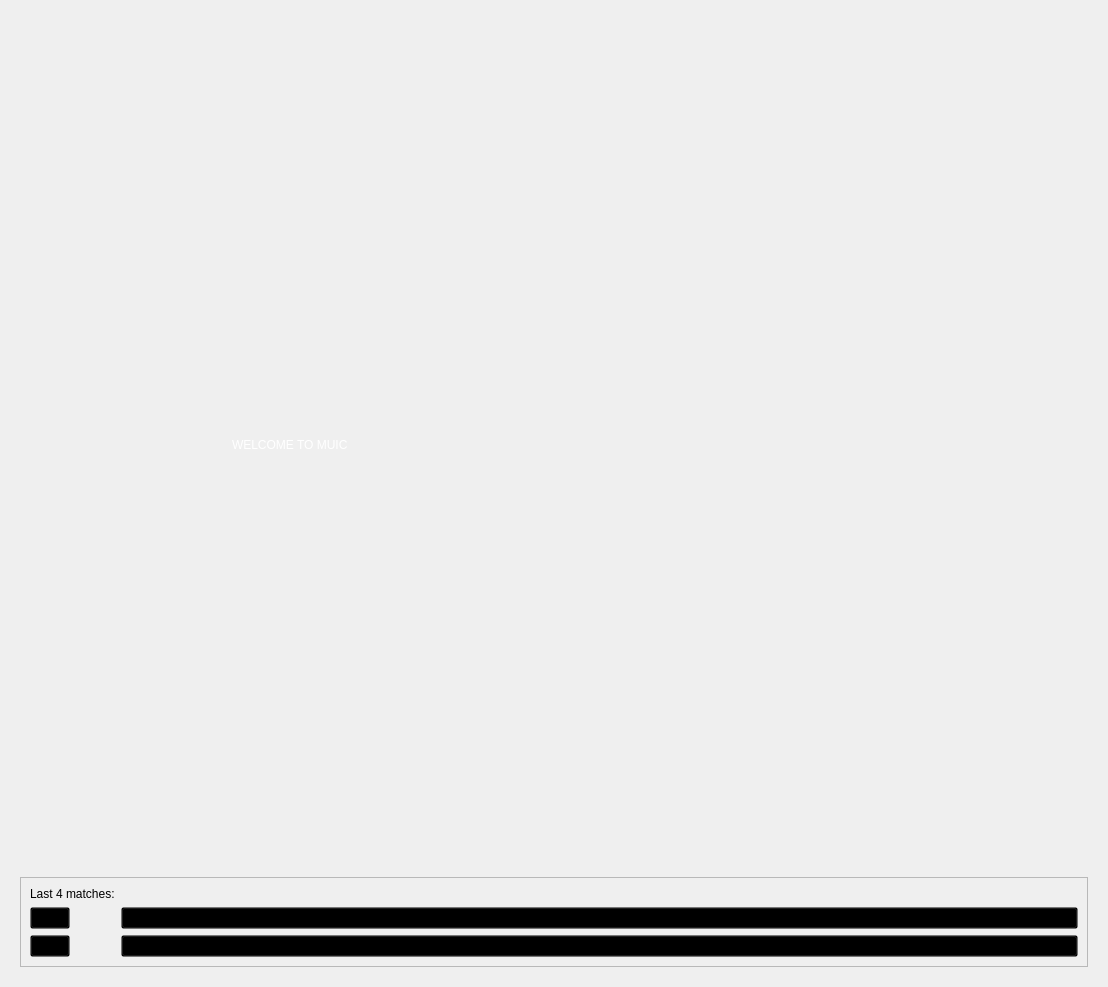
          <widget class="QWidget" name="scrollAreaWidgetContents_2">
           <property name="geometry">
            <rect>
             <x>0</x>
             <y>0</y>
             <width>1108</width>
             <height>987</height>
            </rect>
           </property>
           <layout class="QVBoxLayout" name="verticalLayout_5">
            <item>
             <widget class="QWidget" name="widget_9" native="true">
              <layout class="QVBoxLayout" name="verticalLayout_6">
               <item>
                <widget class="QWidget" name="widget_13" native="true">
                 <property name="minimumSize">
                  <size>
                   <width>0</width>
                   <height>450</height>
                  </size>
                 </property>
                 <property name="maximumSize">
                  <size>
                   <width>2000</width>
                   <height>1000</height>
                  </size>
                 </property>
                 <property name="styleSheet">
                  <string notr="true">border-image: url(C:/Users/Asus/Downloads/mu_banner_style.jpg);</string>
                 </property>
                 <layout class="QGridLayout" name="gridLayout_6">
                  <item row="1" column="0">
                   <widget class="QLabel" name="label_21">
                    <property name="sizePolicy">
                     <sizepolicy hsizetype="Expanding" vsizetype="Expanding">
                      <horstretch>0</horstretch>
                      <verstretch>0</verstretch>
                     </sizepolicy>
                    </property>
                    <property name="minimumSize">
                     <size>
                      <width>0</width>
                      <height>300</height>
                     </size>
                    </property>
                    <property name="maximumSize">
                     <size>
                      <width>16777215</width>
                      <height>500</height>
                     </size>
                    </property>
                    <property name="styleSheet">
                     <string notr="true">font: 36pt &quot;.VnTime&quot;;
color: rgb(255, 255, 255);
padding-left: 200px;</string>
                    </property>
                    <property name="text">
                     <string>WELCOME TO MUIC</string>
                    </property>
                    <property name="scaledContents">
                     <bool>false</bool>
                    </property>
                    <property name="wordWrap">
                     <bool>true</bool>
                    </property>
                   </widget>
                  </item>
                 </layout>
                </widget>
               </item>
               <item>
                <widget class="QFrame" name="frame">
                 <property name="frameShape">
                  <enum>QFrame::StyledPanel</enum>
                 </property>
                 <property name="frameShadow">
                  <enum>QFrame::Raised</enum>
                 </property>
                 <layout class="QFormLayout" name="formLayout">
                  <item row="0" column="0">
                   <widget class="QLabel" name="label_26">
                    <property name="styleSheet">
                     <string notr="true">font: 75 15pt &quot;Bahnschrift Condensed&quot;;</string>
                    </property>
                    <property name="text">
                     <string>Last 4 matches:</string>
                    </property>
                   </widget>
                  </item>
                  <item row="1" column="0">
                   <widget class="QPushButton" name="btn_fulham">
                    <property name="cursor">
                     <cursorShape>PointingHandCursor</cursorShape>
                    </property>
                    <property name="styleSheet">
                     <string notr="true">background-color: transparent;</string>
                    </property>
                    <property name="text">
                     <string/>
                    </property>
                    <property name="icon">
                     <iconset>
                      <normaloff>C:/Users/Asus/Downloads/mu_vs_fulham.jpg</normaloff>C:/Users/Asus/Downloads/mu_vs_fulham.jpg</iconset>
                    </property>
                    <property name="iconSize">
                     <size>
                      <width>500</width>
                      <height>200</height>
                     </size>
                    </property>
                   </widget>
                  </item>
                  <item row="1" column="1">
                   <widget class="QPushButton" name="btn_everton">
                    <property name="cursor">
                     <cursorShape>PointingHandCursor</cursorShape>
                    </property>
                    <property name="styleSheet">
                     <string notr="true">background-color: transparent;</string>
                    </property>
                    <property name="text">
                     <string/>
                    </property>
                    <property name="icon">
                     <iconset>
                      <normaloff>C:/Users/Asus/Downloads/mu_vs_everton.jpg</normaloff>C:/Users/Asus/Downloads/mu_vs_everton.jpg</iconset>
                    </property>
                    <property name="iconSize">
                     <size>
                      <width>500</width>
                      <height>200</height>
                     </size>
                    </property>
                   </widget>
                  </item>
                  <item row="2" column="0">
                   <widget class="QPushButton" name="btn_tot">
                    <property name="cursor">
                     <cursorShape>PointingHandCursor</cursorShape>
                    </property>
                    <property name="styleSheet">
                     <string notr="true">background-color: transparent;</string>
                    </property>
                    <property name="text">
                     <string/>
                    </property>
                    <property name="icon">
                     <iconset>
                      <normaloff>C:/Users/Asus/Downloads/mu_vs_tot.jpg</normaloff>C:/Users/Asus/Downloads/mu_vs_tot.jpg</iconset>
                    </property>
                    <property name="iconSize">
                     <size>
                      <width>500</width>
                      <height>200</height>
                     </size>
                    </property>
                   </widget>
                  </item>
                  <item row="2" column="1">
                   <widget class="QPushButton" name="btn_westham">
                    <property name="cursor">
                     <cursorShape>PointingHandCursor</cursorShape>
                    </property>
                    <property name="styleSheet">
                     <string notr="true">background-color: transparent;</string>
                    </property>
                    <property name="text">
                     <string/>
                    </property>
                    <property name="icon">
                     <iconset>
                      <normaloff>C:/Users/Asus/Downloads/mu_vs_westham.jpg</normaloff>C:/Users/Asus/Downloads/mu_vs_westham.jpg</iconset>
                    </property>
                    <property name="iconSize">
                     <size>
                      <width>500</width>
                      <height>200</height>
                     </size>
                    </property>
                   </widget>
                  </item>
                 </layout>
                </widget>
               </item>
              </layout>
             </widget>
            </item>
           </layout>
          </widget>
